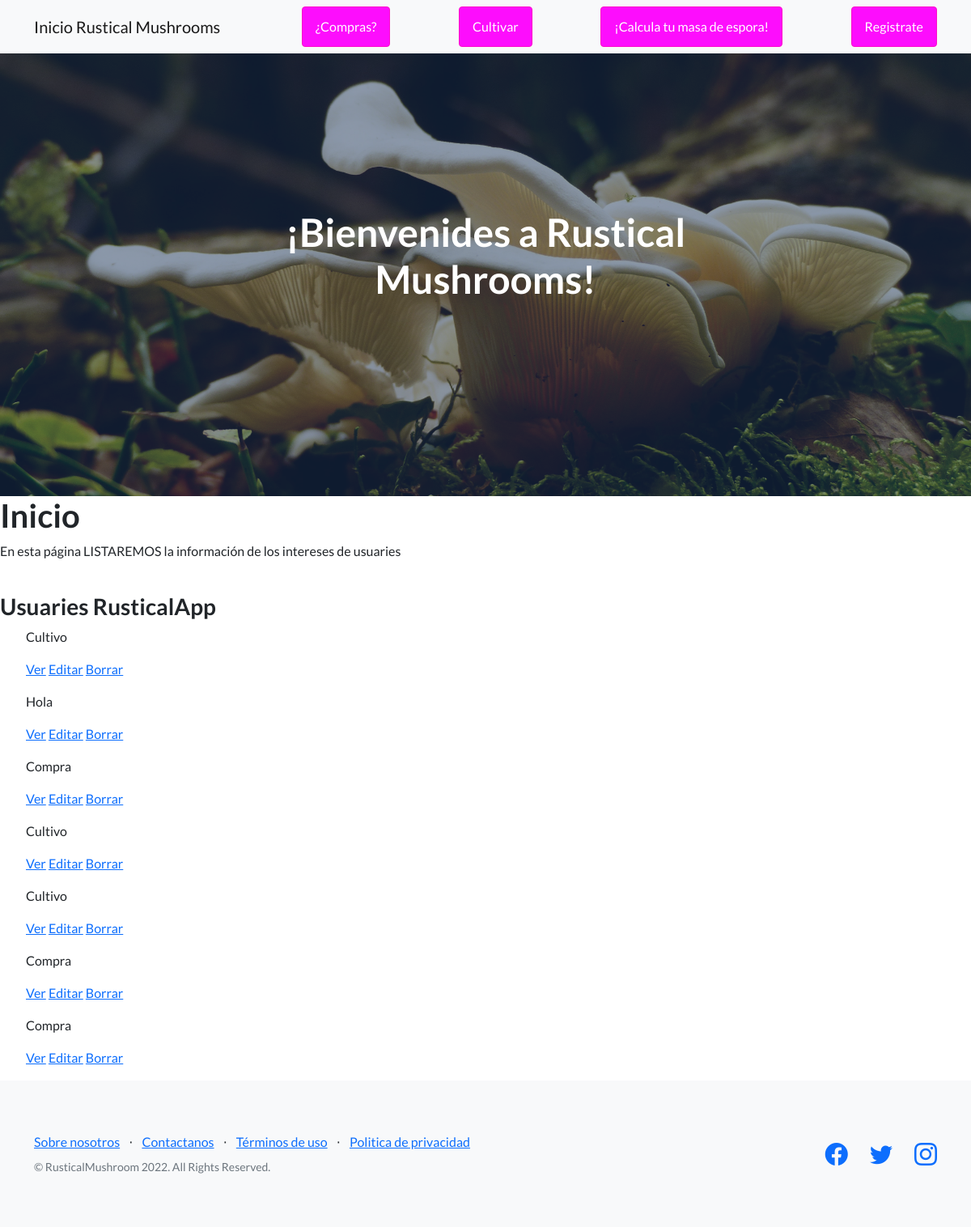
/RusticalApp/interest/list/, run on the app's committed database.
### RusticalApp/models.py (models this page shows)
class Interes1(models.Model):
    opcion=models.CharField(max_length=40, choices=ops,default='Hola')

### RusticalApp/views.py (the view)
# urls.py: path("interest/list/",views.InterestList.as_view(),name='List2'),
class InterestList(ListView):#Userlist va a heredar a Listview
    model=Interes1
    template='RusticalApp/Interes1_list.html'

### RusticalApp/Templates/RusticalApp/Interes1_list.html
{% extends "RusticalApp/padre.html" %}
{% load static %}
{% block Changingcontent %}
<h1>  Inicio      </h1>
<p> En esta página LISTAREMOS la información de los intereses de usuaries </p>
<br>
<h3>Usuaries RusticalApp</h3>
    <ul>
    {%for Interes1 in object_list%}
       <p>{{Interes1.opcion}}</p>
       <p>
          <a href="{% url 'DetailI' Interes1.id %}">Ver</a>             </a>
          <a href="{% url 'EditInterest' Interes1.id %}">Editar</a>
          <a href="{% url 'DeleteI' Interes1.id %}">Borrar</a>
      </p>
{%endfor%}
    </ul>
{% endblock %}

### data on the page
Interes1: opcion "Cultivo"
Interes1: opcion "Hola"
Interes1: opcion "Compra"
Interes1: opcion "Cultivo"
Interes1: opcion "Cultivo"
Interes1: opcion "Compra"
Interes1: opcion "Compra"
